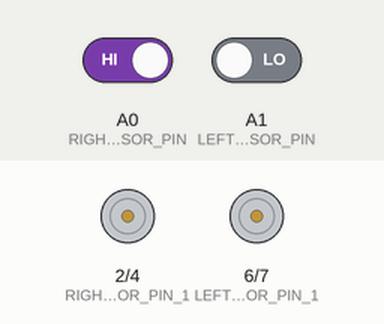
This sketch was run on a simulated Arduino Uno, built with avr-gcc and run on an emulated ATmega328P. Shown: motor-driver pin pairs drawn as motors (green arrow = first pin HIGH = forward, orange = second pin HIGH = backward, longer = more drive, scaled by the enable pin). Inputs (shaded band) come from the test bench; at power-on: A0 (RIGHT_LIGHT_SENSOR_PIN) HIGH, A1 (LEFT_LIGHT_SENSOR_PIN) LOW.

Above: at 1.2 s.
1.3 s: A0 (RIGHT_LIGHT_SENSOR_PIN) driven LOW
At 2.0 s:
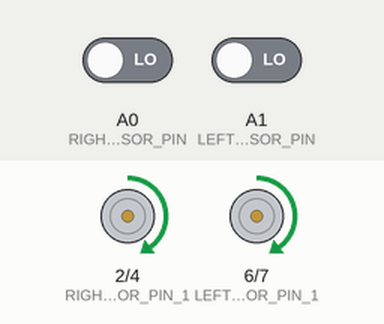
2.8 s: A1 (LEFT_LIGHT_SENSOR_PIN) driven HIGH
At 3.2 s:
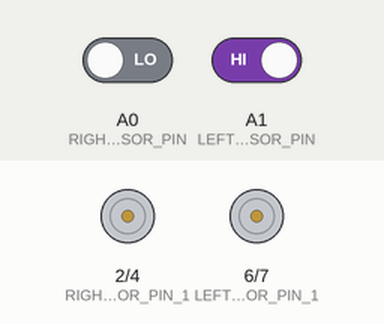
4.3 s: A0 (RIGHT_LIGHT_SENSOR_PIN) driven HIGH
Timing chart, 0 to 7.3 s (numbered marks = the images above; inputs shaded):
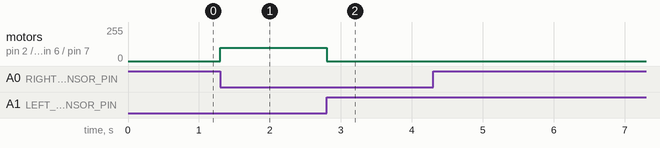

The sketch:

LineFollower_Robot.ino
```cpp
/*******************************************************************************
* Title                 :   LineFollower_Robot
* Filename              :   LineFollower_Robot.ino
* Author                :   Mohamed Hafez
* Origin Date           :   11/01/2022
* Version               :   1.0.0
* Compiler              :   TODO: COMPILER GOES HERE
* Target                :   arduino uno
* Notes                 :   None
*
*****************************************************************************/
/*************** SOURCE REVISION LOG *****************************************
*
*    Date    Version   Author          Description
*  17/01/22   1.0.0   Mohamed Hafez   Initial Release.
*
*******************************************************************************/
/** @file LineFollower_Robot.ino
 *  @brief This is the source file to make the robot follow the line.
 */
/******************************************************************************
* Includes
*******************************************************************************/

/******************************************************************************
* Module Preprocessor Constants
*******************************************************************************/
// Right Motor Pins
// Speed Control Pin
#define  RIGHT_MOTOR_SPEED_PIN       3
// Direction Control Pin
#define  RIGHT_MOTOR_PIN_1           2
#define  RIGHT_MOTOR_PIN_2           4
// Left Motor Pins
// Speed Control Pin
#define  LEFT_MOTOR_SPEED_PIN        5
// Direction Control Pin
#define  LEFT_MOTOR_PIN_1            6
#define  LEFT_MOTOR_PIN_2            7
// Delay for motors
#define  MOTOR_DELAY                 100
// Sensors Pins
#define  RIGHT_LIGHT_SENSOR_PIN      A0
#define  LEFT_LIGHT_SENSOR_PIN       A1
// Speed Value
#define ROBOT_SPEED_VALUE_0          0
#define ROBOT_SPEED_VALUE_1          100
// Initialization values
#define INITIALIZATION_VALUE         0
#define SENSOR_INITIALIZATION_VALUE  SENSORS_READ_BLACK
#define SENSORS_READ_BLACK           HIGH
#define SENSORS_READ_WHITE           LOW
/******************************************************************************
* Module Preprocessor Macros
*******************************************************************************/

/******************************************************************************
* Module Typedefs
*******************************************************************************/

/******************************************************************************
* Module Variable and Objects Definitions
*******************************************************************************/
// Global variables to read ir sensors
int Global_RightIrSensorValue;
int Global_LeftIrSensorValue;
/******************************************************************************
* Function Prototypes
*******************************************************************************/
void Robot_InitializeRobot(void);
void Robot_SetRobotMotions(void);
void Robot_MoveRobotForward(void);
void Robot_MoveRobotRight(void);
void Robot_MoveRobotLeft(void);
void Robot_StopRobot(void);
/******************************************************************************
* Function Definitions
*******************************************************************************/

void setup()
{
  // Variable initialization
  Global_RightIrSensorValue  = SENSOR_INITIALIZATION_VALUE;
  Global_LeftIrSensorValue   = SENSOR_INITIALIZATION_VALUE;
  // Initialize robot pins
  Robot_InitializeRobot();
}
void loop()
{
  // Read sensor values
  Global_RightIrSensorValue  = digitalRead(RIGHT_LIGHT_SENSOR_PIN);
  Global_LeftIrSensorValue   = digitalRead(LEFT_LIGHT_SENSOR_PIN);
  // Set robot motions.
  Robot_SetRobotMotions();
}

void Robot_InitializeRobot(void)
{
  for(int LocalPinsCounter = RIGHT_MOTOR_PIN_1;LocalPinsCounter <= LEFT_MOTOR_PIN_2;LocalPinsCounter++)
  {
    pinMode(LocalPinsCounter, OUTPUT);
  }
  pinMode(RIGHT_LIGHT_SENSOR_PIN, INPUT);
  pinMode(LEFT_LIGHT_SENSOR_PIN, INPUT);
}

void Robot_SetRobotMotions(void)
{
  // Motion Cases
  // Case 1: Both sensors are not on the black line...Move Forward
  if(Global_RightIrSensorValue == SENSORS_READ_WHITE && Global_LeftIrSensorValue == SENSORS_READ_WHITE)
  {
    Robot_MoveRobotForward();
  }
  // Case 2: Right sensor is on the black line...Move Right
  else if(Global_RightIrSensorValue == SENSORS_READ_BLACK && Global_LeftIrSensorValue == SENSORS_READ_WHITE)
  {
    Robot_MoveRobotRight();
  }
  // Case 3: Left sensor is on the black line...Move Left
  else if(Global_RightIrSensorValue == SENSORS_READ_WHITE && Global_LeftIrSensorValue == SENSORS_READ_BLACK)
  {
    Robot_MoveRobotLeft();
  }
  else
  {
    Robot_StopRobot();
  }
}

void Robot_MoveRobotForward(void)
{
  digitalWrite(RIGHT_MOTOR_PIN_1, HIGH);
  digitalWrite(RIGHT_MOTOR_PIN_2, LOW);
  digitalWrite(LEFT_MOTOR_PIN_1,  HIGH);
  digitalWrite(LEFT_MOTOR_PIN_2,  LOW);
  analogWrite(RIGHT_MOTOR_SPEED_PIN, ROBOT_SPEED_VALUE_1);
  analogWrite(LEFT_MOTOR_SPEED_PIN,  ROBOT_SPEED_VALUE_1);
}

void Robot_MoveRobotRight(void)
{
  digitalWrite(RIGHT_MOTOR_PIN_1, LOW);
  digitalWrite(RIGHT_MOTOR_PIN_2, LOW);
  digitalWrite(LEFT_MOTOR_PIN_1,  HIGH);
  digitalWrite(LEFT_MOTOR_PIN_2,  LOW);
  analogWrite(RIGHT_MOTOR_SPEED_PIN, ROBOT_SPEED_VALUE_0);
  analogWrite(LEFT_MOTOR_SPEED_PIN,  ROBOT_SPEED_VALUE_1);
}

void Robot_MoveRobotLeft(void)
{
  digitalWrite(RIGHT_MOTOR_PIN_1, HIGH);
  digitalWrite(RIGHT_MOTOR_PIN_2, LOW);
  digitalWrite(LEFT_MOTOR_PIN_1,  LOW);
  digitalWrite(LEFT_MOTOR_PIN_2,  LOW);
  analogWrite(RIGHT_MOTOR_SPEED_PIN, ROBOT_SPEED_VALUE_1);
  analogWrite(LEFT_MOTOR_SPEED_PIN,  ROBOT_SPEED_VALUE_0);
}

void Robot_StopRobot(void)
{
  digitalWrite(RIGHT_MOTOR_PIN_1, LOW);
  digitalWrite(RIGHT_MOTOR_PIN_2, LOW);
  digitalWrite(LEFT_MOTOR_PIN_1,  LOW);
  digitalWrite(LEFT_MOTOR_PIN_2,  LOW);
  analogWrite(RIGHT_MOTOR_SPEED_PIN, ROBOT_SPEED_VALUE_0);
  analogWrite(LEFT_MOTOR_SPEED_PIN,  ROBOT_SPEED_VALUE_0);
}
```

Measured:
- after the input at 1.3 s, motor on pin 2 (RIGHT_MOTOR_PIN_1) / pin 4 (RIGHT_MOTOR_PIN_2), motor on pin 6 (LEFT_MOTOR_PIN_1) / pin 7 (LEFT_MOTOR_PIN_2): stopped → forward 100/255 at once
- after the input at 2.8 s, motor on pin 2 (RIGHT_MOTOR_PIN_1) / pin 4 (RIGHT_MOTOR_PIN_2), motor on pin 6 (LEFT_MOTOR_PIN_1) / pin 7 (LEFT_MOTOR_PIN_2): forward 100/255 → stopped at once
